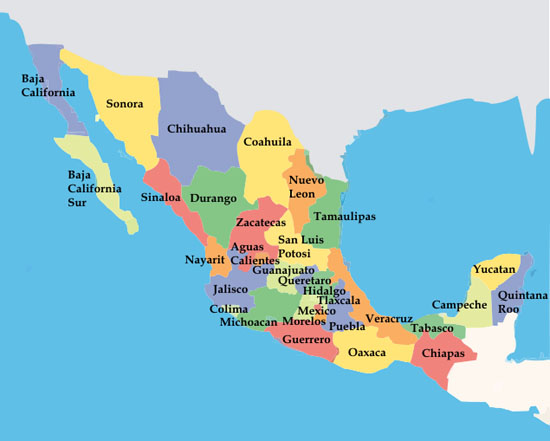
#> input picture tools/dev/mexico_ref/mapa_mexico.jpg, 550 x 441 px
$ python mexico_mapa.py mexico_ref/mapa_mexico.jpg out.png
#> lines starting #> are read from the running program, lines starting #| are printed output that depends on the picture
"""Mapa de México para el panel de mapas (v5.15).

Uso: python3 -I tools/dev/mexico_mapa.py tools/dev/mexico_ref/mapa_mexico.jpg salida.png
Igual que peru_mapa.py: clasifica mar, países vecinos y estados (quita los nombres escritos), reduce a la mitad
y repinta con los colores del juego. Se guarda en base64 en src/6zz9zzm0_mexico_data.js (MX_MAP_PNG).
"""
from PIL import Image, ImageFilter
from collections import Counter
import sys
im = Image.open(sys.argv[1]).convert('RGB').filter(ImageFilter.MedianFilter(3))
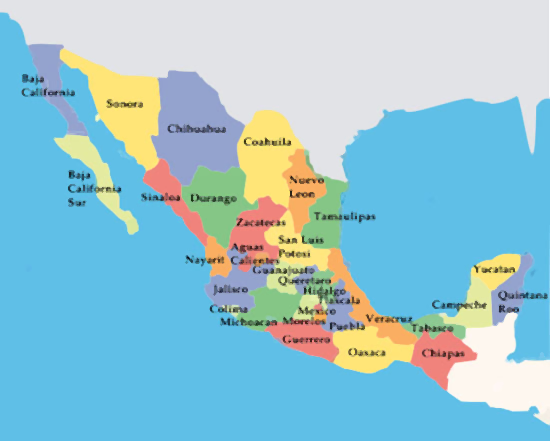
#> im: PIL image 550x441 RGB; mean R, G, B 150.3, 197.2, 209.5
W, H = im.size; px = im.load()
#> after `W, H = im.size`: W = 550; H = 441
PAL = {'yel': ((240, 224, 112), (236, 206, 92)), 'blu': ((144, 160, 200), (130, 120, 210)), 'grn': ((128, 192, 128), (110, 186, 96)), 'red': ((240, 128, 112), (222, 98, 104)), 'ora': ((240, 160, 96), (236, 146, 70)), 'pal': ((224, 224, 160), (210, 196, 120))}
cls = [[None] * W for _ in range(H)]
for y in range(H):
    for x in range(W):
        r, g, b = px[x, y]; S = max(r, g, b) - min(r, g, b); L = (r + g + b) / 3
        if b > 190 and r < 140: c = 'sea'
        elif S < 24 and L > 205: c = 'land'
        elif L < 120: c = 'line'
        else: c = min(PAL, key=lambda k: sum((PAL[k][0][i] - (r, g, b)[i]) ** 2 for i in range(3)))
        cls[y][x] = c
#> after the loop, cls = 441 items
def nb(c, x, y, r): return [c[yy][xx] for yy in range(max(0, y - r), min(H, y + r + 1)) for xx in range(max(0, x - r), min(W, x + r + 1))]
for it in range(4):
    n = [row[:] for row in cls]
    for y in range(H):
        for x in range(W):
            if cls[y][x] == 'line':
                cnt = Counter(v for v in nb(cls, x, y, 2) if v != 'line')
                if cnt: n[y][x] = cnt.most_common(1)[0][0]
    cls = n
W2, H2 = W // 2, H // 2
#> W2 = 275; H2 = 220
c2 = [[Counter(cls[y * 2 + j][x * 2 + i] for j in (0, 1) for i in (0, 1)).most_common(1)[0][0] for x in range(W2)] for y in range(H2)]
#> c2 = 220 items
out = Image.new('RGB', (W2, H2)); o = out.load()
#> after `out = Image.new('RGB', (W2, H2))`: out: PIL image 275x220 RGB; every value is 0
for y in range(H2):
    for x in range(W2):
        c = c2[y][x]
        if c == 'sea': o[x, y] = (40, 96, 170) if (x * 3 + y) % 11 else (64, 128, 200)
        elif c == 'land': o[x, y] = (168, 156, 132) if (x + y * 2) % 13 else (156, 144, 120)
        else:
            col = PAL[c][1]; ed = any(0 <= x + dx < W2 and 0 <= y + dy < H2 and c2[y + dy][x + dx] != c for dx, dy in ((1, 0), (0, 1)))
            if ed: col = (70, 40, 30) if any(0 <= x + dx < W2 and 0 <= y + dy < H2 and c2[y + dy][x + dx] in ('sea', 'land') for dx, dy in ((1, 0), (0, 1), (-1, 0), (0, -1))) else tuple(int(v * 0.62) for v in col)
            o[x, y] = col
out.save(sys.argv[2])
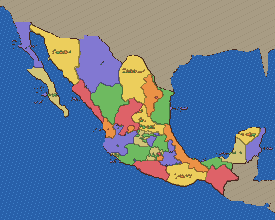
#> saved as out.png: PIL image 275x220 RGB; mean R, G, B 102.1, 123.1, 148.2
